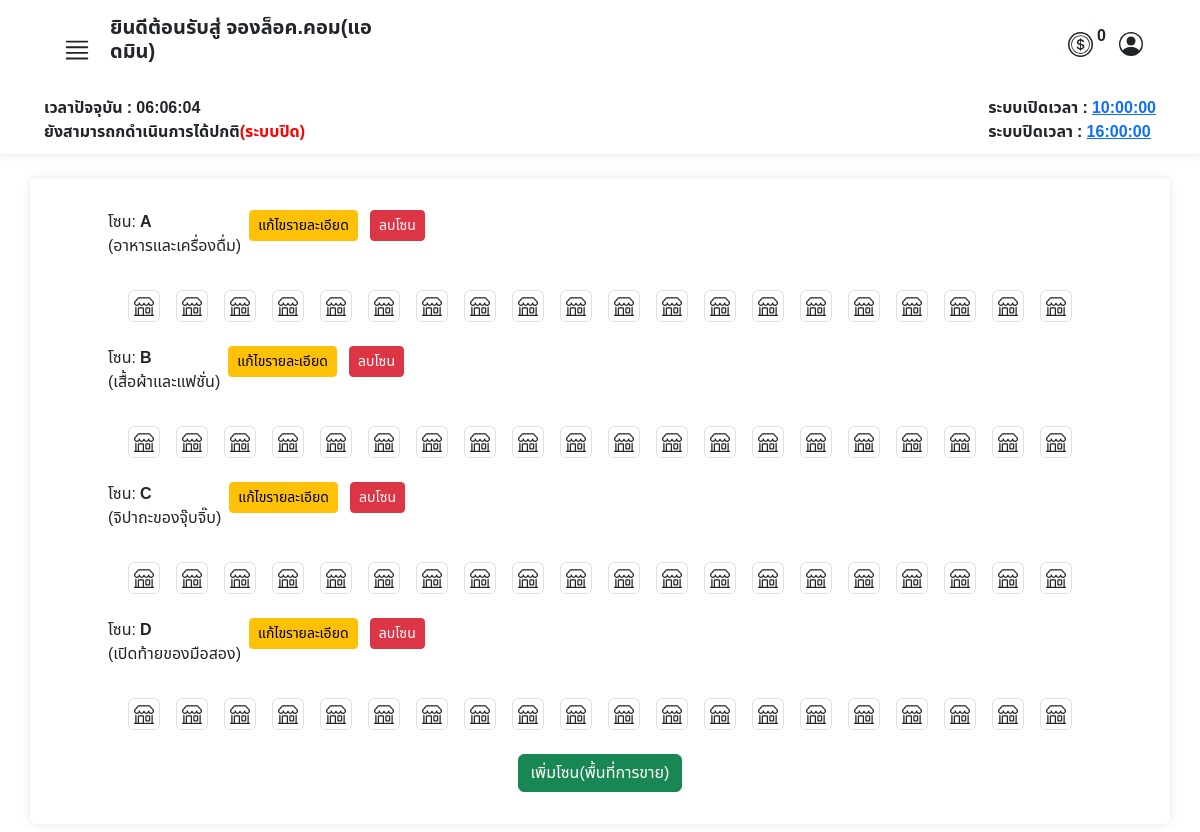
Before: /admin/crud_page.php (signed in) with the older database file.
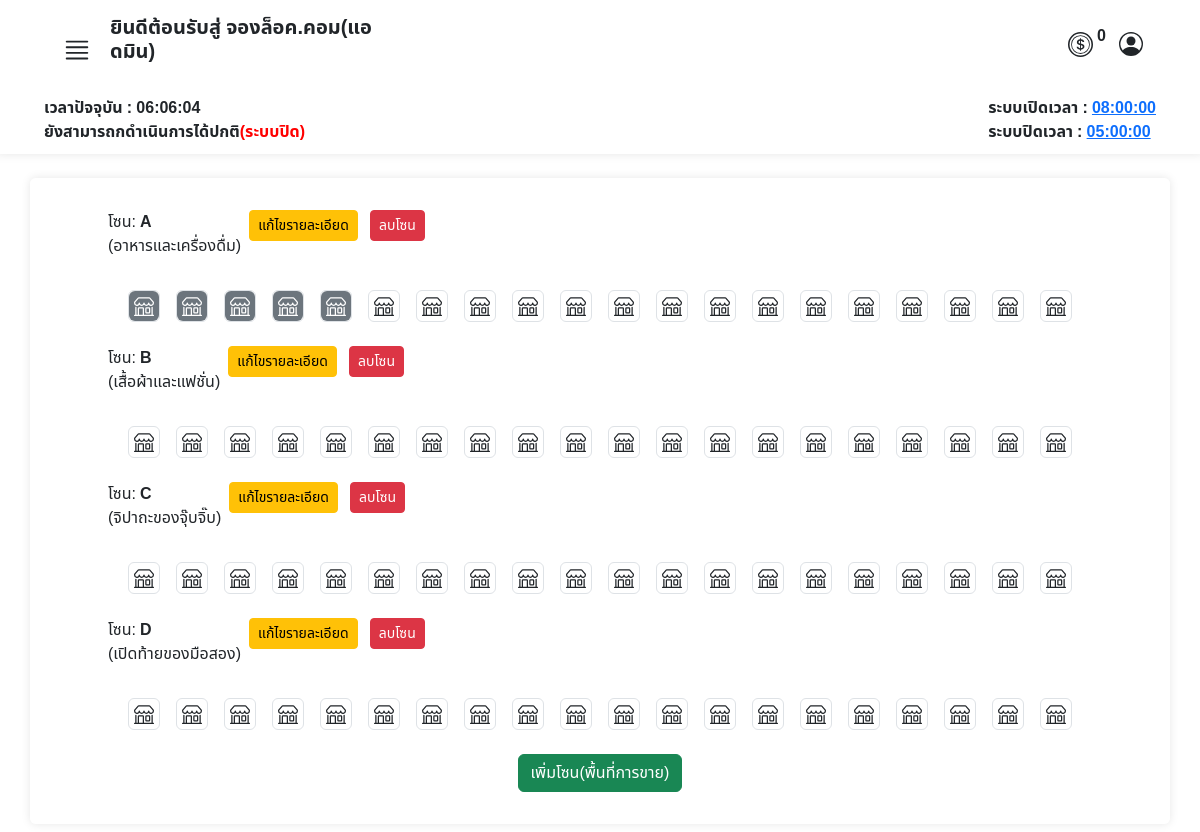
After: the same page with the newer database file.
### tables this page shows
CREATE TABLE `operating_hours` (
  `id` int(11) NOT NULL,
  `opening_time` time NOT NULL,
  `closing_time` time NOT NULL
);

CREATE TABLE `locks` (
  `id_locks` int(11) NOT NULL COMMENT 'ไอดีล็อค',
  `lock_name` varchar(10) NOT NULL COMMENT 'ชื่อเลขล็อต',
  `zone_id` int(3) UNSIGNED ZEROFILL DEFAULT NULL COMMENT 'รหัสประเภทโซน',
  `booking_id` int(10) UNSIGNED ZEROFILL DEFAULT NULL COMMENT 'รหัสการจอง',
  `available` int(3) DEFAULT NULL COMMENT 'สถานะ ว่าง หรือ จองแล้ว '
);

### admin/crud_page.php (the view, shortened to what the changed rows need)
<?php
require("../condb.php");
?>
<!DOCTYPE html>
<html lang="en">
<head>
    <link href="https://cdn.jsdelivr.net/npm/bootstrap@5.3.3/dist/css/bootstrap.min.css" rel="stylesheet">
    <link rel="stylesheet" href="../asset/css/font.css">
</head>
<body>
    <?php
    include('./admin_nav.php');
    ?>
    <div class="container mt-4 bgcolor py-4 rounded">
        <div class="container">
            <div class=" row d-flex justify-content-center align-item-center">
                <div class="col-12 d-flex flex-wrap justify-content-center align-item-center">
                    <?php
                    $sql = "SELECT * FROM zone_detail ORDER BY zone_name";
                    if ($result = $conn->query($sql)) {
                        if ($result->num_rows > 0) {
                            while ($row = $result->fetch_assoc()) {
                                $sql2 = "SELECT COUNT(*) as count FROM locks WHERE zone_id = " . $row["zone_id"];
                                $lockCountResult = $conn->query($sql2);
                                $lockCountRow = $lockCountResult->fetch_assoc();
                                $lockCount = $lockCountRow['count'];
                                echo '
                <div class="mt-2 ">
                   <div class="row ">
                        <div class="col">
                            <div class="d-flex justify-content-start">
                                    <div class="">
                                    <p class="zone_detail"
                                        data-bs-toggle="tooltip"
                                        data-bs-placement="right"
                                        title="รายวัน ' . $row["pricePerDate"] . '฿<br>รายเดือน ' . $row["pricePerMonth"] . '฿">
                                        โซน: <strong>' . $row["zone_name"] . '</strong><br>(' . $row["zone_detail"] . ')
                                    </p>
                                    </div>
                                    <div class="">
                                        <button class="btn btn-sm mx-2 btn-warning edit-btn"
                                            type="button"
                                            data-bs-toggle="modal"
                                            data-bs-target="#EditModal"
                                            data-bs-id="' . $row['zone_id'] . '"
                                            data-bs-name="' . $row['zone_name'] . '"
                                            data-bs-detail="' . $row['zone_detail'] . '"
                                            data-bs-date="' . $row['pricePerDate'] . '"
                                            data-bs-month="' . $row['pricePerMonth'] . '"
                                            data-bs-amount="' . $lockCount . '">
                                        แก้ไขรายละเอียด</button>
                                    <a href="#" class="btn btn-sm btn-danger"
                                        onclick="confirmDelete(\'' . $row['zone_id'] . '\', \'' . addslashes($row['zone_name']) . '\'); return false;">
                                        ลบโซน
                                        </a>
                                    </div>
                            </div>
                    </div>
                </div>
                ';
                                $sql3 = "SELECT * FROM locks WHERE zone_id = " . $row["zone_id"];
                                if ($result3 = $conn->query($sql3)) {
                                    if ($result3->num_rows > 0) {
                                        echo '<div class="d-flex flex-wrap container-md">';
                                        while ($row3 = $result3->fetch_assoc()) {
                                            echo '<div class="mx-2 ">
                                    <p>';
                                            if ($row3["available"] == 0) {
                                                echo '
                                <div class="border rounded " style="text-align: center;">
                                                        <div class="bg-lightt rounded d-flex justify-content-center align-items-center" style="width: 30px; height:30px;">
                                                            <svg xmlns="http://www.w3.org/2000/svg" width="20" height="20" fill="currentColor" class="bi bi-shop" viewBox="0 0 16 16">
                                                                <path d="M2.97 1.35A1 1 0 0 1 3.73 1h8.54a1 1 0 0 1 .76.35l2.609 3.044A1.5 1.5 0 0 1 16 5.37v.255a2.375 2.375 0 0 1-4.25 1.458A2.37 2.37 0 0 1 9.875 8 2.37 2.37 0 0 1 8 7.083 2.37 2.37 0 0 1 6.125 8a2.37 2.37 0 0 1-1.875-.917A2.375 2.375 0 0 1 0 5.625V5.37a1.5 1.5 0 0 1 .361-.976zm1.78 4.275a1.375 1.375 0 0 0 2.75 0 .5.5 0 0 1 1 0 1.375 1.375 0 0 0 2.75 0 .5.5 0 0 1 1 0 1.375 1.375 0 1 0 2.75 0V5.37a.5.5 0 0 0-.12-.325L12.27 2H3.73L1.12 5.045A.5.5 0 0 0 1 5.37v.255a1.375 1.375 0 0 0 2.75 0 .5.5 0 0 1 1 0M1.5 8.5A.5.5 0 0 1 2 9v6h1v-5a1 1 0 0 1 1-1h3a1 1 0 0 1 1 1v5h6V9a.5.5 0 0 1 1 0v6h.5a.5.5 0 0 1 0 1H.5a.5.5 0 0 1 0-1H1V9a.5.5 0 0 1 .5-.5M4 15h3v-5H4zm5-5a1 1 0 0 1 1-1h2a1 1 0 0 1 1 1v3a1 1 0 0 1-1 1h-2a1 1 0 0 1-1-1zm3 0h-2v3h2z" />
                                                            </svg>
                                                        </div>
                                                    </div>';
                                            } else if ($row3["available"] == 1) {
                                                echo '
                            <div class="border rounded d-flex flex-column justify-content-center align-items-center" style="text-align: center;">
                                                        <div class="bg-secondary rounded d-flex justify-content-center align-items-center" style="width: 30px; height:30px; color:white;" >
                                                            <svg xmlns="http://www.w3.org/2000/svg" width="20" height="20" fill="currentColor" class="bi bi-shop" viewBox="0 0 16 16">
                                                                <path d="M2.97 1.35A1 1 0 0 1 3.73 1h8.54a1 1 0 0 1 .76.35l2.609 3.044A1.5 1.5 0 0 1 16 5.37v.255a2.375 2.375 0 0 1-4.25 1.458A2.37 2.37 0 0 1 9.875 8 2.37 2.37 0 0 1 8 7.083 2.37 2.37 0 0 1 6.125 8a2.37 2.37 0 0 1-1.875-.917A2.375 2.375 0 0 1 0 5.625V5.37a1.5 1.5 0 0 1 .361-.976zm1.78 4.275a1.375 1.375 0 0 0 2.75 0 .5.5 0 0 1 1 0 1.375 1.375 0 0 0 2.75 0 .5.5 0 0 1 1 0 1.375 1.375 0 1 0 2.75 0V5.37a.5.5 0 0 0-.12-.325L12.27 2H3.73L1.12 5.045A.5.5 0 0 0 1 5.37v.255a1.375 1.375 0 0 0 2.75 0 .5.5 0 0 1 1 0M1.5 8.5A.5.5 0 0 1 2 9v6h1v-5a1 1 0 0 1 1-1h3a1 1 0 0 1 1 1v5h6V9a.5.5 0 0 1 1 0v6h.5a.5.5 0 0 1 0 1H.5a.5.5 0 0 1 0-1H1V9a.5.5 0 0 1 .5-.5M4 15h3v-5H4zm5-5a1 1 0 0 1 1-1h2a1 1 0 0 1 1 1v3a1 1 0 0 1-1 1h-2a1 1 0 0 1-1-1zm3 0h-2v3h2z" />
                                                            </svg>
                                                        </div>
                                                    </div>';
                                            }
                                            echo '</p>
                                </div>';
                                        }
                                        echo '</div>';
                                    } else {
                                        echo "<p>ยังไม่มีการสร้างข้อมูลพื้นที่การขาย</p>";
                                    }
                                } else {
                                    echo "<p>Error in nested query: " . $conn->error . "</p>";
                                }
                            }
                        } else {
                            echo "<p><strong>ยังไม่มีการสร้างข้อมูลพื้นที่การขาย</strong></p>";
                        }
                    } else {
                        echo "<p>Error in main query: " . $conn->error . "</p>";
                    }
                    ?>
                </div>
            </div>
        </div>
    </div>
    </div>
</body>
</html>

### admin/admin_nav.php (shortened to what the changed rows need)
<nav class="row g-2 bgcolor">
    <?php
    require("../condb.php");
    $sql_time = "SELECT opening_time, closing_time FROM operating_hours LIMIT 1";
    $result = $conn->query($sql_time);
    $row_time = $result->fetch_assoc();
    $openingTime = $row_time['opening_time'];
    $closingTime = $row_time['closing_time'];
    ?>
    <div class="col-12 d-flex justify-content-between px-5">
        <strong>
            <div id="opening_time">ระบบเปิดเวลา : <a href="#" data-bs-toggle="modal" data-bs-target="#editTimeModal"><?php echo $openingTime; ?></a></div>
            <div id="closing_time">ระบบปิดเวลา : <a href="#" data-bs-toggle="modal" data-bs-target="#editTimeModal"><?php echo $closingTime; ?></a></div>
        </strong>
    </div>
</nav>

Changed rows visible on the page:
changed operating_hours: opening_time "10:00:00" → "08:00:00"; closing_time "16:00:00" → "05:00:00"
changed locks (number 1 of 80 on the later page): available 0 → 1 (drawn)
changed locks (number 2 of 80 on the later page): available 0 → 1 (drawn)
changed locks (number 3 of 80 on the later page): available 0 → 1 (drawn)
changed locks (number 4 of 80 on the later page): available 0 → 1 (drawn)
changed locks (number 5 of 80 on the later page): available 0 → 1 (drawn)
